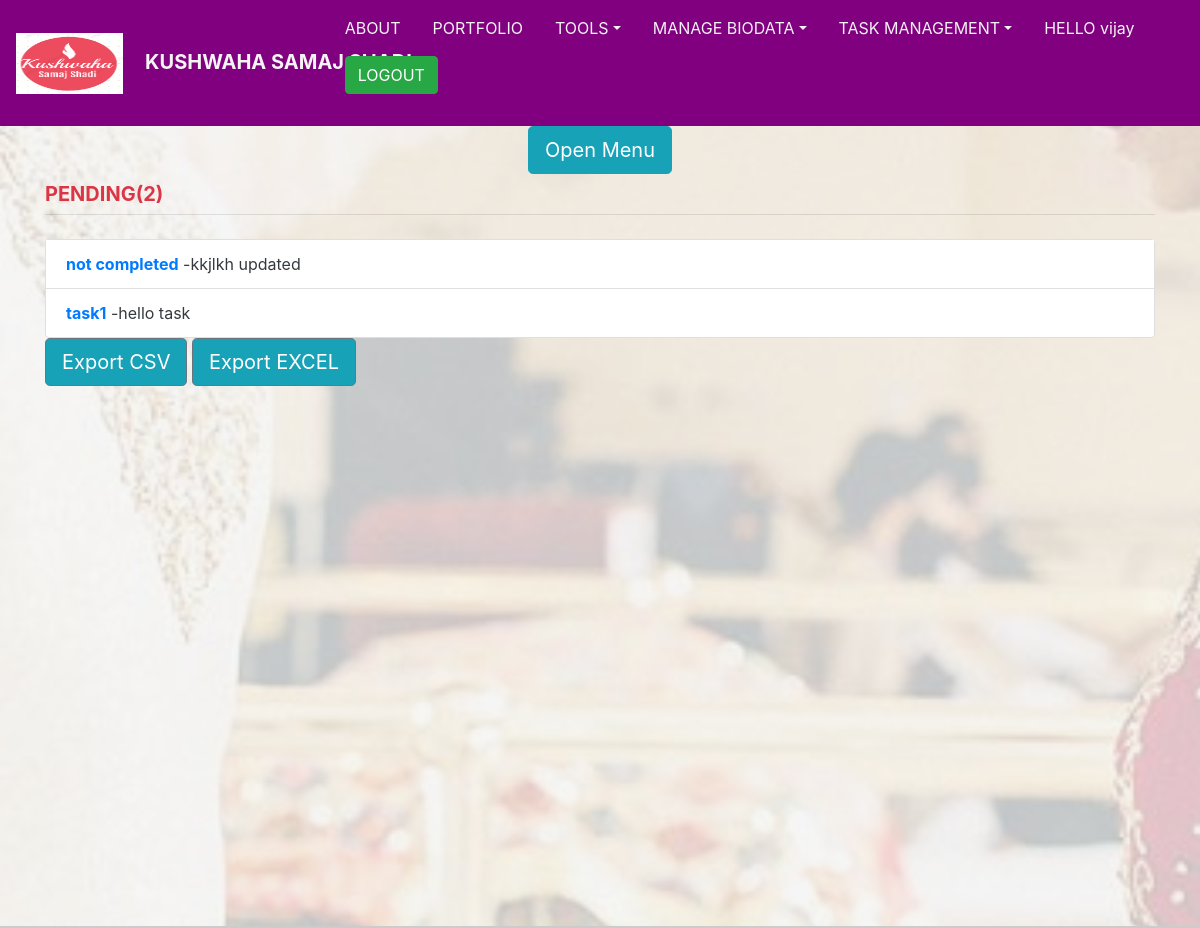
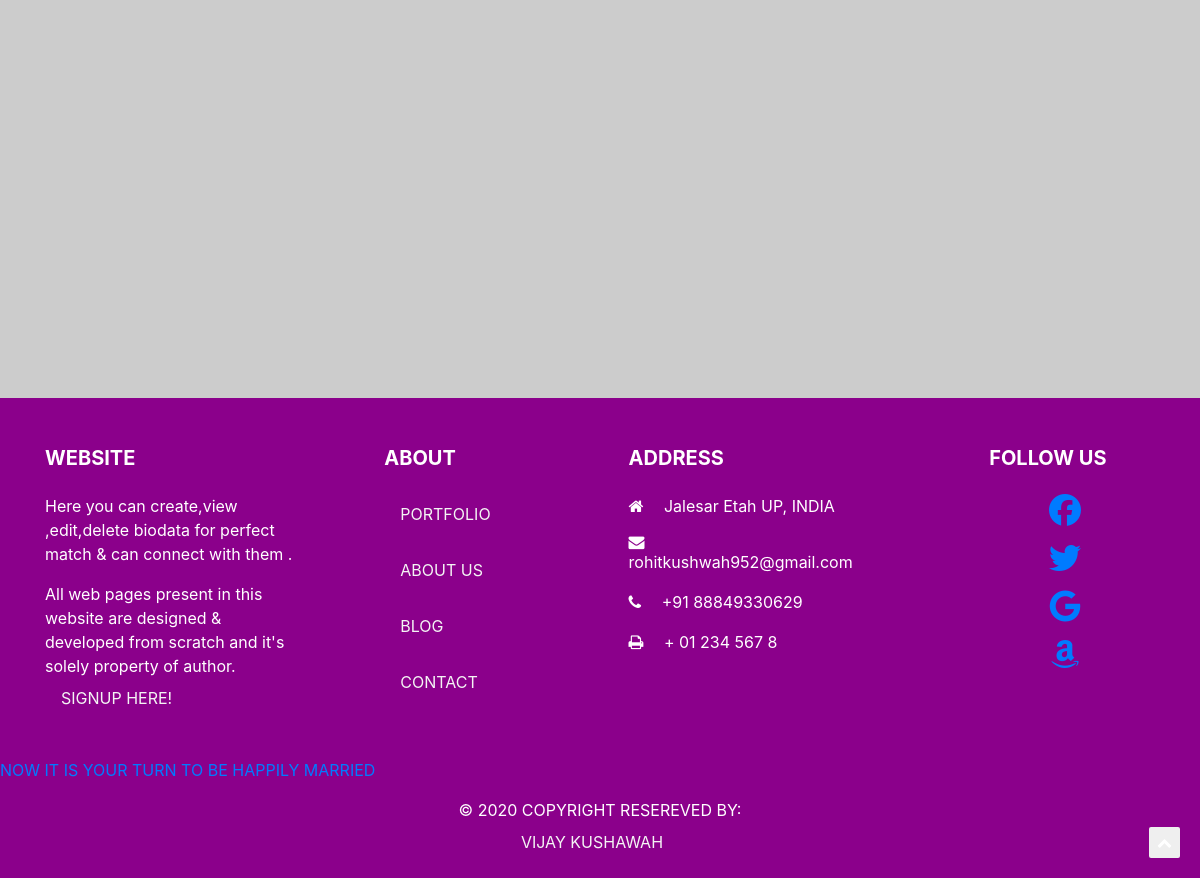
/current/ (signed in), run on the app's committed database (2 pictures, top to bottom).
### todo/models.py (models this page shows, shortened)
class Todo(models.Model):
    title=models.CharField(max_length=100)
    memo=models.TextField(blank=True)
    created = models.DateTimeField(auto_now_add=True)
    datecompleted = models.DateTimeField(null=True)
    important = models.BooleanField(default=False)
    user = models.ForeignKey(User,on_delete=models.CASCADE)

### todo/views.py (the view)
# urls.py: path('current/',views.currenttodos,name='currenttodos'),
@login_required
def currenttodos(request):
    todos = Todo.objects.filter(user=request.user,datecompleted__isnull=True)
    return render(request,'todo/currenttodos.html',{'todos':todos})

### todo/templates/todo/currenttodos.html (shortened to what this page needs)
{% extends 'todo/base.html' %}
{% block content %}
<div class="overlay">
  <div class="container">
        <div class="row justify-content-center">
          <div class="col-12">
          <div class="toggle"> {% include 'todo/modelpopuptodo.html' %} </div>
            <h5 class="mt-2 text-danger font-weight-bold">PENDING({{todos|length}})</h5>
                      <hr class="mt-0 mb-4">
<ol class="list-group">
  {%  for todo in todos %}
  <a href="{% url 'viewtodo' todo.id %}">
  <li class="list-group-item text-dark list-group-item-action">{% if todo.important %}<b>{% endif %}{{todo.title}}{% if todo.important %}</b>{% endif %}
    </a>
  {% if todo.memo %}
  -{{todo.memo}}
  {% endif %}
  {% endfor %}
  </ol>
   <button class="btn btn-outline-secondary btn-lg bg-info "><a target="_blank" style="text-decoration:none;color:#ffffff;" href="{% url 'exportdatatodo' %}">Export CSV</a></button>
   <button class="btn btn-outline-secondary btn-lg bg-info "><a target="_blank" style="text-decoration:none;color:#ffffff;" href="{% url 'exportexceldatatodo' %}">Export EXCEL</a></button>
  </div></div></div></div>
{% endblock %}

### todo/templates/todo/base.html (shortened to what this page needs)
<link rel="stylesheet" href="https://stackpath.bootstrapcdn.com/bootstrap/4.5.2/css/bootstrap.min.css">
  <link rel="stylesheet" href="http://fortawesome.github.io/Font-Awesome/assets/font-awesome/css/font-awesome.css">
<link rel="stylesheet" href="https://cdnjs.cloudflare.com/ajax/libs/font-awesome/4.7.0/css/font-awesome.min.css">
 <link rel="stylesheet" href="https://stackpath.bootstrapcdn.com/bootstrap/4.1.3/css/bootstrap.min.css">
{% load static %}
 <link rel="stylesheet" type="text/css" href="{% static 'todo/css/main.css' %}">
 <nav class="navbar navbar-expand-lg  ">
 <a class="navbar-brand " href="{% url 'home' %}"><img src="{% static 'todo/logo.PNG' %}" width="35%" height="61px">&nbsp &nbsp  <b clss="nav-link">KUSHWAHA SAMAJ SHADI</b></a>
<div class="collapse navbar-collapse " id="navbarSupportedContent">     <ul class="nav navbar-nav mr-4">
 <li class="nav-item">
     <a class="nav-link" data-value="about" href="{% url 'abouttodo' %}">ABOUT</a>        </li>
<li class="nav-item">
    <a class="nav-link " data-value="portfolio"href="{% url 'portfoliotodo' %}">PORTFOLIO</a>
 </li>
 <li class="nav-item dropdown">
     <a class="nav-link dropdown-toggle" data-toggle="dropdown" data-value="portfolio" href="#">TOOLS</a>
  </li>
  <li class="nav-item dropdown">
      <a class="nav-link dropdown-toggle" data-toggle="dropdown" data-value="portfolio" href="#">MANAGE BIODATA</a>
   </li>
 {% if user.is_authenticated %}
 <li class="nav-item dropdown">
     <a class="nav-link dropdown-toggle" data-toggle="dropdown" data-value="portfolio" href="#">TASK MANAGEMENT</a>
  </li>
  <li class="nav-item "><a class="nav-link " data-value="blog" href="{% url 'myprofiletodo' %}">HELLO {{user.username}}</a></li>
 <li class="nav-item">
  <a class="nav-link " data-value="contact" href="{% url 'completedtodos' %}"><form  action="{% url 'logoutuser' %}" method="POST">
    <button type="submit" class="btn btn-success">LOGOUT</button>
  </form></a>       </li>
</ul>
 {% endif %}
</div></nav>
<div class="content overflow-auto" id="content" style="background-image: url('{% static 'todo/background2.jpg' %}');background-attachment: fixed;
 background-size: cover;
 background-position: center;">
{% block content %}{% endblock %}
</div>
<button onclick="topFunction()" id="scrolltop1" class="scrolltop1 fa fa-chevron-up shape main-bg new-angle " title="Go to top"></button>
{% include 'todo/slidershow2.html' %}
{% include 'todo/footer.html' %}

### todo/static/todo/css/main.css (style rules this page uses)
.navbar { background:#800080;position:relative; }
.content { min-height:100%;position:relative; }
.nav-link , .navbar-brand { color: #f4f4f4; cursor: pointer; }
.nav-link { margin-right: 1em !important; }
.navbar-collapse { justify-content: flex-end; }
.overlay { position: absolute; min-height: 100%; min-width: 100%; left: 0; top: 0; background: rgba(244, 244, 244, 0.79); }
.list-group { max-height: 300px; margin-bottom: 10px; overflow:scroll; -webkit-overflow-scrolling: touch; }

### todo/templates/todo/base.html (style rules this page uses)
.scrolltop1 { display: block; position: fixed; bottom: 20px; right: 20px; font-size: 15px; border: none; outline: none; color: white; cursor: pointer; padding: 8px; border-radius: 2px; }

### data on the page
Todo: title "not completed", memo "kkjlkh updated"
Todo: title "task1", memo "hello task"

### other printed values
{{ user.username }} "vijay"
{{ todos|length }} "2"
